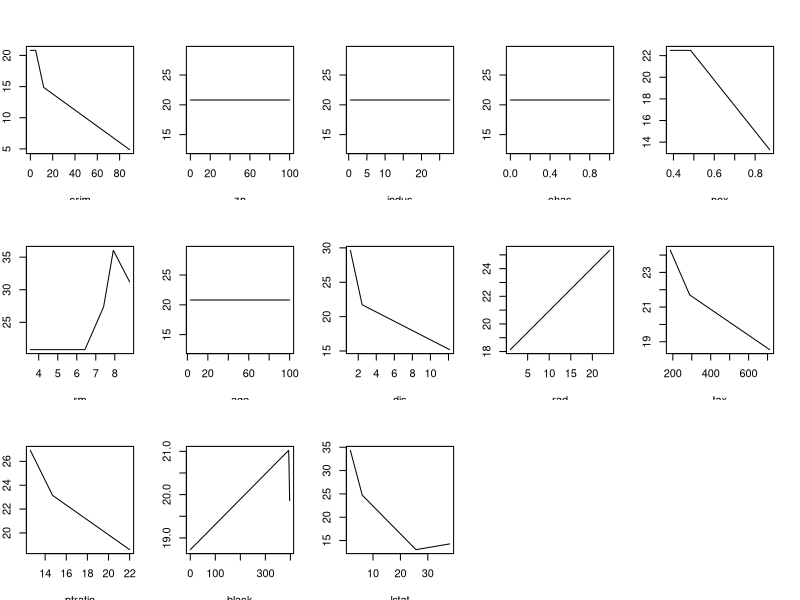

Write R code to recreate this figure.
library(MASS);
library(mda);
data(Boston);

# FIT AN ADDITIVE MARS MODEL
mars.fit <- mars(Boston[, -14], Boston[14], degree = 1, prune = TRUE, forward.step = TRUE)

# SHOW CUT POINTS OF MARS
cuts <- mars.fit$cuts[mars.fit$selected.terms, ];
dimnames(cuts) <- list(NULL, names(Boston)[-14]);
print(cuts);

factor <- mars.fit$factor[mars.fit$selected.terms, ];
dimnames(factor) <- list(NULL, names(Boston)[-14]);
print(factor);

# EXAMINE THE FITTED FUNCTION BETWEEN EACH IV AND DV
par(mfrow = c(3, 5), mar=c(2, 2, 2, 2), pty="s")
for (i in 1:13)
{
  xp <- matrix(sapply(Boston[1:13], mean), nrow(Boston), ncol(Boston) - 1, byrow = TRUE);
  xr <- sapply(Boston, range);
  xp[, i] <- seq(xr[1, i], xr[2, i], len=nrow(Boston));
  xf <- predict(mars.fit, xp);
  plot(xp[, i], xf, xlab = names(Boston)[i], ylab = "", type = "l");
}
